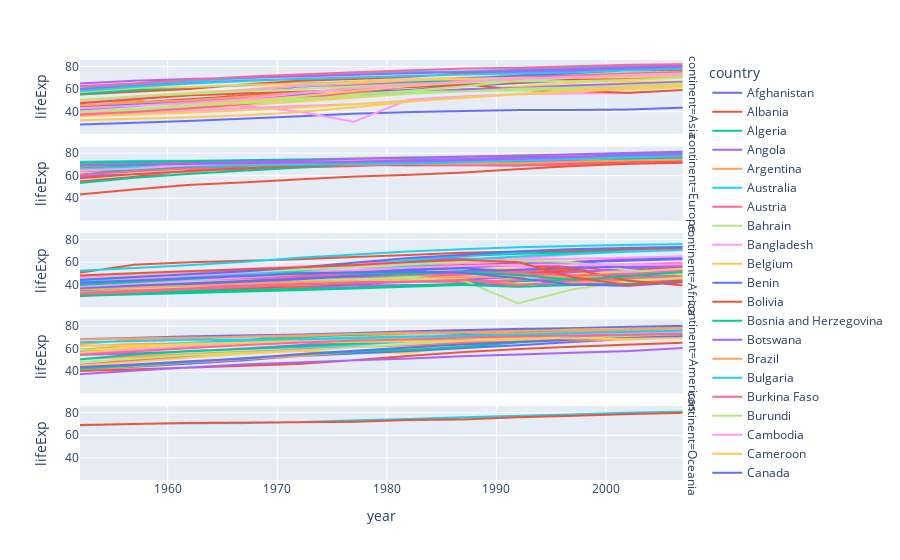

The code cell stored with this chart in its notebook:
### Code cell
fig = px.line(country_stats, x="year", y="lifeExp", color="country", facet_row="continent")
fig
